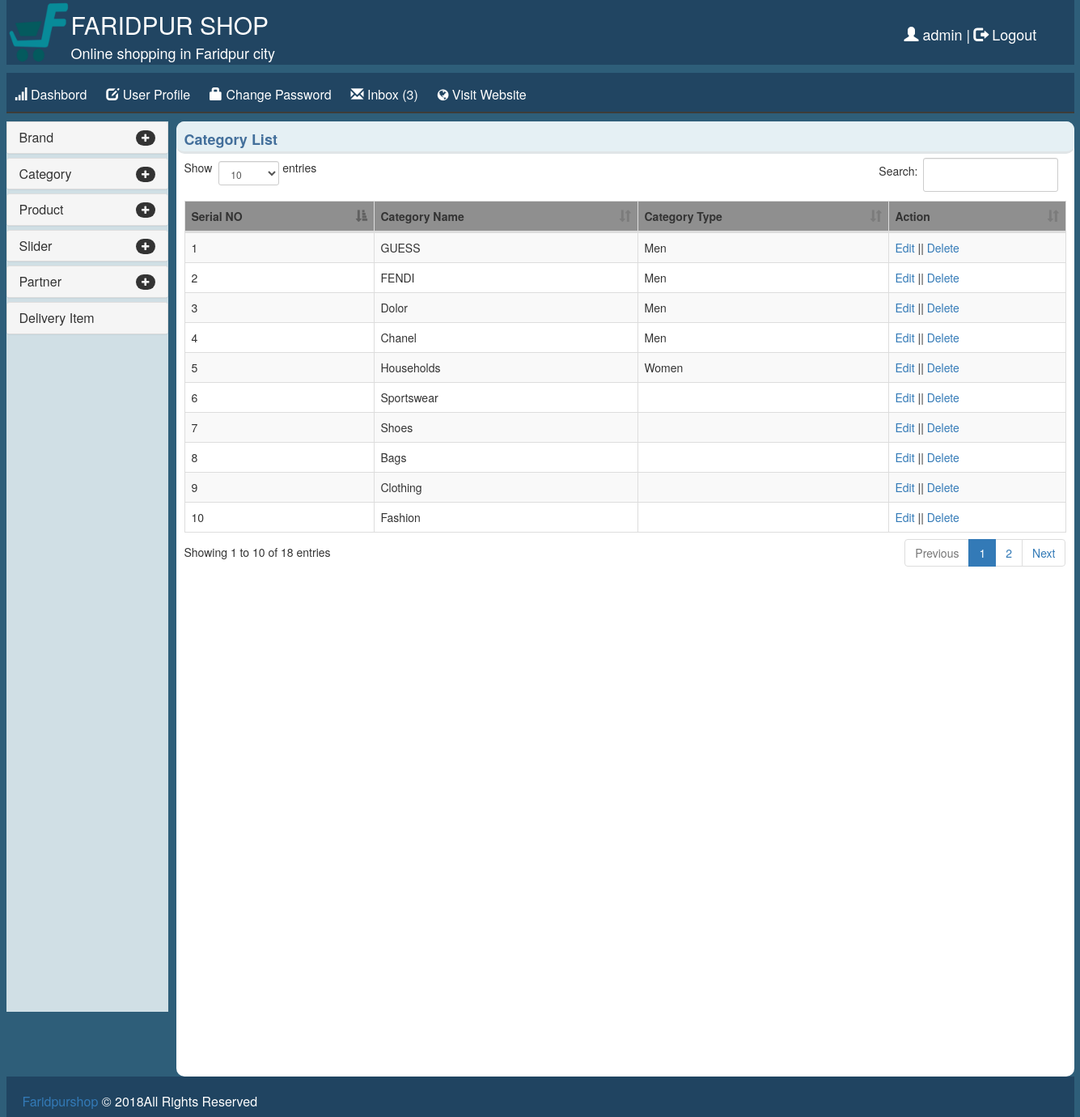
/fashop/showcat.php (signed in), run on the app's committed database.
### tables this page shows
CREATE TABLE IF NOT EXISTS `tbl_category` (
  `catid` int(11) NOT NULL,
  `catname` varchar(255) NOT NULL,
  `cattype` varchar(255) NOT NULL
);

### lib/session.php (called while the page is built, shortened)
<?php
	class session
	{
		public static function get($key){
			 if(isset($_SESSION[$key])){
			 	return $_SESSION[$key];
			 }
			 else{
			 	return false;
			 }
		}
	}
?>

### lib/database.php (called while the page is built, shortened)
<?php
	class database {
		public $host=DB_HOST;
		public $user=DB_USER;
		public $pass=DB_PASS;
		public $dbname=DB_NAME;
		public $link;
		private function connectDB(){
			$this->link=new mysqli($this->host,$this->user,$this->pass,$this->dbname);
		}
		public function select($query){
			$result=$this->link->query($query) or die($this->link->error.__LINE__);
			if($result->num_rows >0){
				return $result;
			}
			else{
				return false;
			}
		}
	}
?>

### class/category.php (called while the page is built, shortened)
<?php
 class category{
 	private $db;
 	public function __construct()
 	{
 		$this->db=new database();
 	}
    public function getallcat(){
      $query="SELECT * FROM tbl_category ORDER BY catid DESC";
      $result=$this->db->select($query);
      return $result;
    }
 }

### fashop/showcat.php (the view, shortened to what this page needs)
<?php include "inc/header.php"; ?>
<?php include "../class/category.php"; ?>
<?php
    $cat=new category();
?>
<?php include "inc/sidebarleft.php"; ?>
<div class="sidebar_right">
    <div class="sr_title">
       Category List <span style="text-align: center; margin-left: 350px;"><?php if(isset($delcat)){echo $delcat;}  ?></span>
    </div>
    <div class="sr_body">
    <div class="sr_table">
        <table id="example" class="table table-striped table-bordered" width="100%">
        <thead>
        	<tr style="background:#8F8F8F;">
	        	<th>Serial NO</th>
	        	<th>Category Name</th>
                <th>Category Type</th>
	        	<th>Action</th>
        	</tr>
            </thead>
            <tbody>
            <?php
                $getcat=$cat->getallcat();
                if($getcat){
                    $i=1;
                    while ($result=$getcat->fetch_assoc()) {
                        ?>
                        <tr>
                            <td><?php echo $i++; ?></td>
                            <td><?php echo $result['catname']; ?></td>
                            <td><?php echo $result['cattype']; ?></td>
                            <td><a href="catedit.php?catid=<?php echo $result['catid']; ?>">Edit</a> || <a onclick='return confirm("Are you sure to delete this?");'  href="?delcat=<?php echo $result['catid']; ?>"> Delete</a></td>
                        </tr>
                        <?php
                    }
                }
            ?>
            </tbody>
        </table>
        </div>
    </div>
</div>
 <?php include"inc/footer.php"; ?>

### fashop/inc/header.php (shortened to what this page needs)
<?php include "../lib/database.php"; ?>
<?php
 include "../lib/session.php";
?>
<!DOCTYPE html>
<html class="no-js" lang="">
    <head>
        <link rel="stylesheet" type="text/css" href="css/bootstrap.min.css" />
        <link rel="stylesheet" type="text/css" href="css/font-awesome.min.css" />
        <link rel="stylesheet" href="css/normalize.css">
        <link rel="stylesheet" type="text/css" href="css/dataTables.bootstrap.min.css">
        <link rel="stylesheet" href="css/main.css">
    <link rel="stylesheet" type="text/css" href="../fancybox/jquery.fancybox.css" />
    </head>
    <body>
        <div class="main">
            <div class="header">
                <div class="h_left">
                    <div class="h_img"><img src="img/icon.ico" class="h_img2"></div>
                    <div class="h_txt">FARIDPUR SHOP</div>
                    <div class="h_txt2">Online shopping in Faridpur city</div>
                </div>
                 <div class="h_right">
                        <a  style="margin-right:5px; color:#ffffff; font-size: 18px; " href="adminpro.php"><span class="glyphicon glyphicon-user"></span> <?php echo session::get('adminuser'); ?></a><span style="font-size: 18px; color: #ffffff;">|</span>
                         <a style=" color:#ffffff;font-size: 18px;" href="?action=logout"><span class="glyphicon glyphicon-log-out"></span> Logout</a>
                </div>
            </div>
            <div class="menu">
                   <ul>
                        <li><a href="index.php"><span class="glyphicon glyphicon-signal"></span> Dashbord</li>
                        <li><a href="user.php"><span class="glyphicon glyphicon-edit"></span> User Profile</li>
                        <li><a href="changepass.php"><span class="glyphicon glyphicon-lock"></span> Change Password</li>
                        <li><a href="inbox.php"><span class="glyphicon glyphicon-envelope"></span> Inbox
                        <?php
                        $db=new database();
                         $query="SELECT * FROM tbl_order WHERE status='0' ORDER BY orderid DESC";
                        $msg=$db->select($query);
                        if($msg){
                            $count=mysqli_num_rows($msg);
                            echo "(".$count.")";
                        }
                        else{
                            echo "(0)";
                        }
                        ?>
                        </li>
                        <li><a href="../index.php"><i class="fa fa-globe"></i> Visit Website </a></li>
                   </ul>
            </div>

### fashop/inc/sidebarleft.php (shortened to what this page needs)
 <div class="sidebar_left">
 <div class="sl_body">
    <div class="panel-group" id="accordion">
        <div class="panel panel-default">
          <div class="panel-heading">
            <h4 class="panel-title">
              <a data-toggle="collapse" data-parent="#accordion" href="#brand"><span class="badge pull-right"><i class="fa fa-plus"></i></span>Brand</a>
            </h4>
          </div>
        </div>
        <div class="panel panel-default">
          <div class="panel-heading">
            <h4 class="panel-title">
              <a data-toggle="collapse" data-parent="#accordion" href="#category"><span class="badge pull-right"><i class="fa fa-plus"></i></span>Category</a>
            </h4>
          </div>
        </div>
        <div class="panel panel-default">
          <div class="panel-heading">
            <h4 class="panel-title">
              <a data-toggle="collapse" data-parent="#accordion" href="#product"><span class="badge pull-right"><i class="fa fa-plus"></i></span>Product</a>
            </h4>
          </div>
        </div>
        <div class="panel panel-default">
          <div class="panel-heading">
            <h4 class="panel-title">
              <a data-toggle="collapse" data-parent="#accordion" href="#slider"><span class="badge pull-right"><i class="fa fa-plus"></i></span>Slider</a>
            </h4>
          </div>
        </div>
        <div class="panel panel-default">
          <div class="panel-heading">
            <h4 class="panel-title">
              <a data-toggle="collapse" data-parent="#accordion" href="#partner"><span class="badge pull-right"><i class="fa fa-plus"></i></span>Partner</a>
            </h4>
          </div>
        </div>
        <div class="panel panel-default">
          <div class="panel-heading">
            <h4 class="panel-title">
              <a href="delivery.php">Delivery Item</a>
            </h4>
          </div>
        </div>
  </div>
</div>
</div>

### fashop/inc/footer.php (shortened to what this page needs)
<div class="footer">
    <div class="f_txt"><a href="http://www.faridpurshop.com" target="_blank"><span class="f">Faridpurshop</span></a> &copy; <?php echo date("Y"); ?>All Rights Reserved</div>
</div>
        </div>
    </body>
</html>

### fashop/css/main.css (style rules this page uses)
html { color: #222; font-size: 1em; line-height: 1.4; }
audio, canvas, iframe, img, svg, video { vertical-align: middle; }
body { background: #2E5E79; }
.main { width: 1320px; min-height: 667px; height: auto; margin: 0 auto; }
.header { width: 1320px; height: 80px; background: #214562; }
.header .h_left { width: 460px; height: 80px; float: left; }
.header .h_img2 { float: left; height: 80px; width:auto; }
.header .h_txt { float: left; font-size: 30px; margin-top: 10px; display: block; text-align: center; color:#ffffff; }
.header .h_txt2 { float: left; font-size: 18px; text-align: center; color:#ffffff; }
.header .h_right { width:500px; float: right; padding-left: 290px; height: 80px; padding-top: 30px; }
.menu { height: 50px; width: 1320px; padding-left: 10px; border-bottom:2px solid #3D3D3A; margin: 10px 0px 10px 0px; background: #214562; }
.menu ul,.sl_body ul { margin: 0px; padding: 0px; list-style: none; }
.menu ul li { display: inline-block; }
.menu ul li a { color: #ffffff; display: block; padding-top: 8px; font-size: 16px; padding-right: 20px; }
.sidebar_left { width: 200px; min-height: 1100px; height: auto; background: #D0DFE5; float: left; }
.sl_body { width: 200px; }
.sidebar_right { width: 1110px; min-height:960px; height:1180px; margin-left:10px; border-radius: 10px; background: #FFFFFF; float: left; }
.sidebar_right .sr_title { height: 40px; width: 1110px; border-radius: 10px; border-bottom:3px solid #E0E5E7; padding: 10px; color: #436F9B; font-weight: bold; font-size: 18px; background: #E5F0F4; }
.sr_table { width: 1090px; height: auto; min-height: 570px; margin: 0 auto; }
.footer { width: 1320px; clear: both; height: 50px; background: #204461; }
.f_txt { font-size: 16px; float: left; height:50px; width: 500px; padding: 20px; color: #ffffff; }
.f_txt a { transition: all 0.9s; }

### data on the page
tbl_category: catname "GUESS", cattype "Men"
tbl_category: catname "FENDI", cattype "Men"
tbl_category: catname "Dolor", cattype "Men"
tbl_category: catname "Chanel", cattype "Men"
tbl_category: catname "Households", cattype "Women"
tbl_category: catname "Sportswear"
tbl_category: catname "Shoes"
tbl_category: catname "Bags"
tbl_category: catname "Clothing"
tbl_category: catname "Fashion"

### other printed values
session::get('adminuser') "admin"
$count "3"
